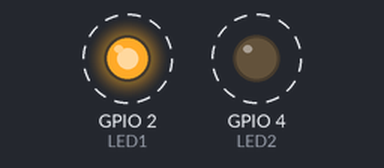
Bench run of a sketch on a simulated ESP32. Parts: output pins drawn as LEDs (lit = HIGH). Dashed ring = blinking.

Above: at 0.2 s.
Timing chart, 0 to 3.0 s (numbered marks = the images above):
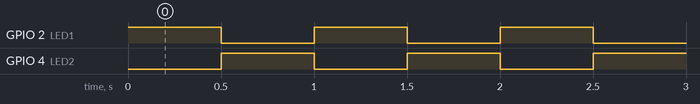

Measured:
- by itself, GPIO 2 (LED1), GPIO 4 (LED2): alternates HIGH for 0.50 s and LOW for 0.50 s

The sketch:

LED_Control.ino
```cpp
#include <stdio.h>
#include "freertos/FreeRTOS.h"
#include "freertos/task.h"
#include "driver/gpio.h"

//definições para os pinos dos LEDs
#define LED1 GPIO_NUM_2
#define LED2 GPIO_NUM_4


void blink_task(void *pvParameter); //Protótipo da função que será usada como a tarefa FreeRTOS

void app_main(void)
{
    gpio_pad_select_gpio(LED1);
    gpio_set_direction(LED1, GPIO_MODE_OUTPUT); //saída digital

    gpio_pad_select_gpio(LED2);
    gpio_set_direction(LED2, GPIO_MODE_OUTPUT); //saída digital

    /* Criar a tarefa de piscar LEDs */
    xTaskCreate(&blink_task, "blink_task", 1024, NULL, 5, NULL);
}

void blink_task(void *pvParameter)
{
    while(1) {
        //Liga o LED1 e desliga o LED2
        gpio_set_level(LED1, 1);
        gpio_set_level(LED2, 0);
        vTaskDelay(500 / portTICK_PERIOD_MS); //Espera 500 ms

        //Desliga o LED1 e liga o LED2
        gpio_set_level(LED1, 0);
        gpio_set_level(LED2, 1);
        vTaskDelay(500 / portTICK_PERIOD_MS); //Espera 500 ms
    }
}
```
